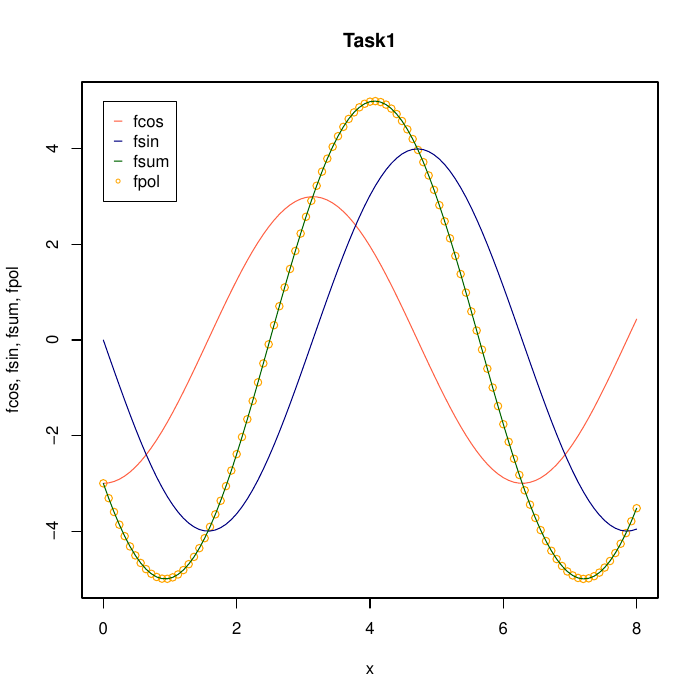

Write the R code that produced this figure.
######## WMM-Assignment 1 
### 
### A1
## a)
fcos <- function(x) { a * cos(x) }
fsin <- function(x) { b * sin(x) }
fsum <- function(x) { fcos(x) + fsin(x) }
fpol <- function(x) { A*cos(x+phy) }

## b)
a <- -3
b <- -4
#x <- c(seq(0,8,0.01))
phy.seq <- seq(0,2*pi,0.01)

A <- sqrt(a^2+b^2)
phy <- atan((-b/a))-pi

## c)
graphics.off()
pdf(file = "polar.pdf")
plot(fpol,0,8, type = "p", col = "orange", ylab = "fcos, fsin, fsum, fpol",add = F, main = "Task1")
plot(fcos,0,8, type = "l", col= "tomato", ylab = "",add = T)
plot(fsin,0,8, type = "l", col = "navyblue", ylab = "",add = T)
plot(fsum,0,8, type = "l", col = "darkgreen", ylab = "",add = T)
legend(0,5, legend=c("fcos", "fsin", "fsum", "fpol"),
       col=c("tomato", "navyblue", "darkgreen", "orange"), pch=c("-","-","-","°"), cex=1)
dev.off()
